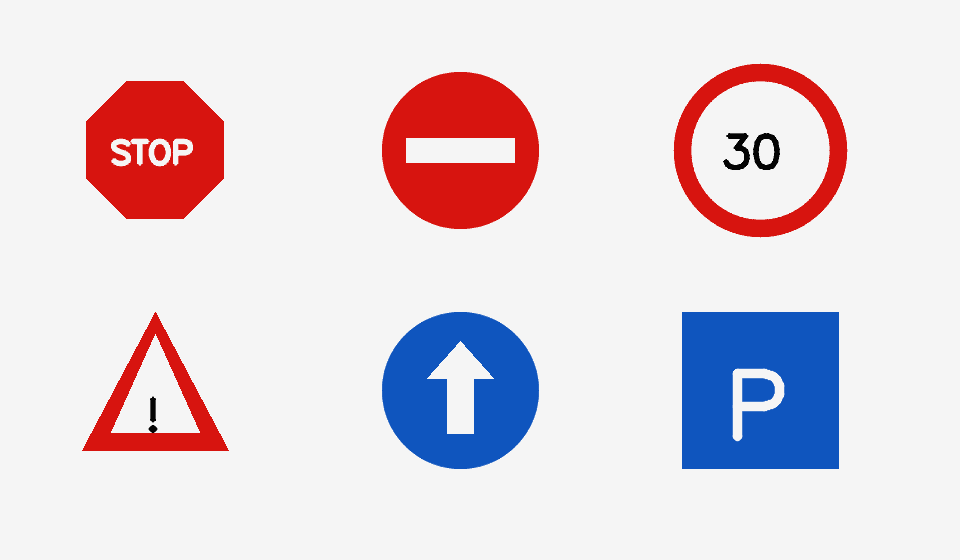
#> input picture Lab05/images/traffic_signs.png, 960 x 560 px
$ jupyter execute Lab05.1_Traffic_Sign_Color_Segmentation.ipynb
#> lines starting #> are read from the running program, lines starting #| are printed output that depends on the picture; after the words box and inside, x2 and y2 are one past the last pixel; in counts of white or black regions, pixels touching at a corner belong together
# Lab05.1 – Traffic Sign Color Segmentation

**Objective:** extract red and blue road-sign regions using HSV.

Images are supplied in `images/`. No USB webcam or FPGA overlay is required.

**Step 1 — Preparation.** Import OpenCV, NumPy and Matplotlib; set the image directory and define a function that displays BGR images correctly as RGB. The OpenCV version is printed to verify the environment.

[cell 1]
from pathlib import Path
import cv2
import numpy as np
import matplotlib.pyplot as plt

IMAGE_DIR = Path('images')
def show_bgr(img, title='Image'):
    plt.figure(figsize=(11, 6))
    plt.imshow(cv2.cvtColor(img, cv2.COLOR_BGR2RGB))
    plt.title(title)
    plt.axis('off')
    plt.show()

print('OpenCV:', cv2.__version__)

**Step 2 — Input image.** Read `traffic_signs.png` from `images/` and display the six reference signs. Check that the image appears before continuing.

[cell 2]
img = cv2.imread(str(IMAGE_DIR / 'traffic_signs.png'))
#> img is the input picture: shape (560, 960, 3); mean B, G, R 220.9, 213.6, 225
assert img is not None, 'Image missing: upload the entire Lab05 directory'
show_bgr(img, 'Input: six traffic signs')

## 1. HSV masks
Red has two hue intervals because it wraps around zero in OpenCV HSV.

**Step 3 — HSV segmentation function.** Define the red and blue colour ranges in HSV. Red needs two hue intervals, and morphological opening removes small isolated regions. This cell only defines a function; it does not display anything.

[cell 3]
def color_masks(bgr):
    hsv = cv2.cvtColor(bgr, cv2.COLOR_BGR2HSV)
#> hsv: shape (560, 960, 3); mean H, S, V 8.1, 37.4, 237.9
    # OpenCV hue uses 0..179. Red wraps around zero.
    red1 = cv2.inRange(hsv, (0, 90, 70), (12, 255, 255))
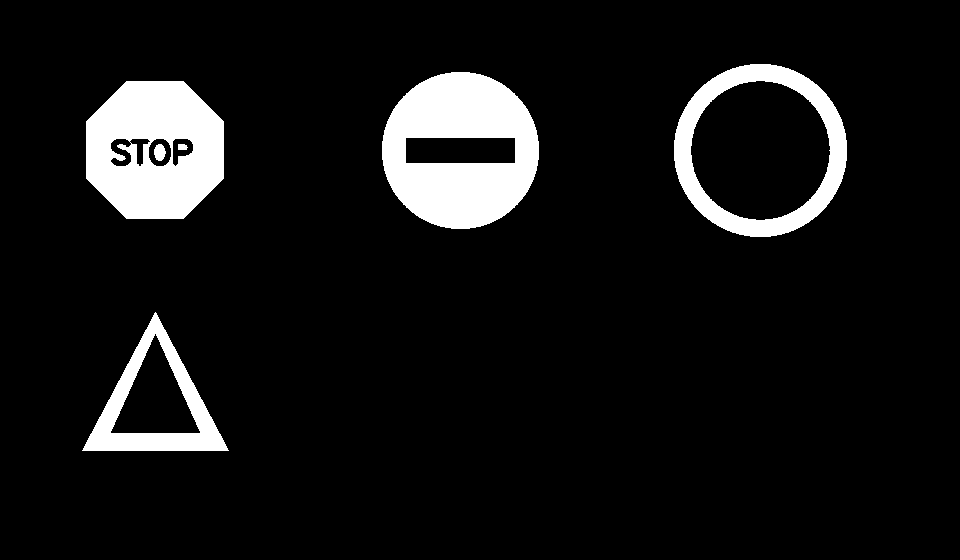
#> red1: shape (560, 960); 8.5% white; 6 white regions, box (x1, y1, x2, y2) and area: (382, 72, 539, 229) 16672, (86, 81, 224, 219) 14373, (674, 64, 847, 237) 8533, (82, 312, 229, 451) 5831, (154, 144, 166, 161) 155, (178, 144, 188, 150) 53
    red2 = cv2.inRange(hsv, (168, 90, 70), (179, 255, 255))
#> red2: shape (560, 960); every value is 0
    red_mask = cv2.bitwise_or(red1, red2)
    blue_mask = cv2.inRange(hsv, (95, 90, 60), (130, 255, 255))
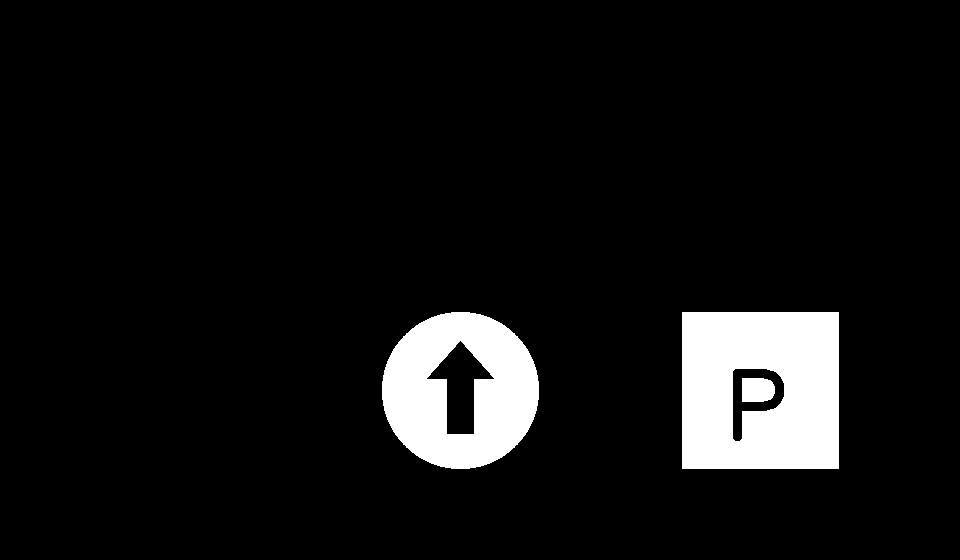
#> blue_mask: shape (560, 960); 7.4% white; 3 white regions, box (x1, y1, x2, y2) and area: (682, 312, 839, 469) 22412, (382, 312, 539, 469) 16620, (742, 378, 775, 402) 730
    kernel = np.ones((3, 3), np.uint8)
    red_mask = cv2.morphologyEx(red_mask, cv2.MORPH_OPEN, kernel)
#> red_mask: shape (560, 960); 8.5% white; 6 white regions, box (x1, y1, x2, y2) and area: (382, 72, 539, 229) 16672, (86, 81, 224, 219) 14348, (674, 64, 847, 237) 8532, (83, 313, 228, 451) 5828, (154, 144, 166, 161) 155, (178, 144, 187, 150) 52
    blue_mask = cv2.morphologyEx(blue_mask, cv2.MORPH_OPEN, kernel)
    return {'red': red_mask, 'blue': blue_mask}

**Step 4 — Colour masks.** Execute segmentation and display the two binary masks. White denotes pixels selected by the colour filter.

[cell 4]
m = color_masks(img)
#> m = 2 items
fig, axes = plt.subplots(1, 2, figsize=(12, 4))
for ax, (name, mask) in zip(axes, m.items()):
    ax.imshow(mask, cmap='gray', vmin=0, vmax=255)
    ax.set_title(name.upper() + ' mask'); ax.axis('off')
#> this loop made 2 passes
#> name on passes 1 to 2: 'red', 'blue'
plt.show()
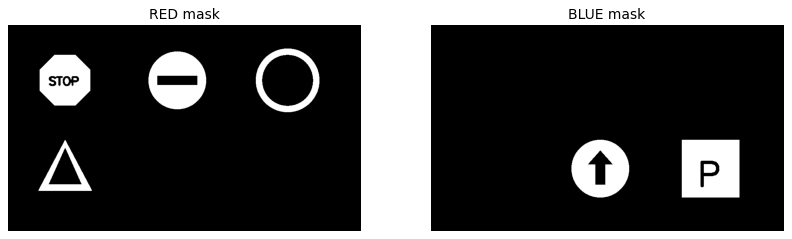
#> figure drawn by matplotlib, 2 panels

**Step 5 — Segmented image.** Combine red and blue masks and show the pixels preserved by the filter. Compare the result with the original.

[cell 5]
combined = cv2.bitwise_or(m['red'], m['blue'])
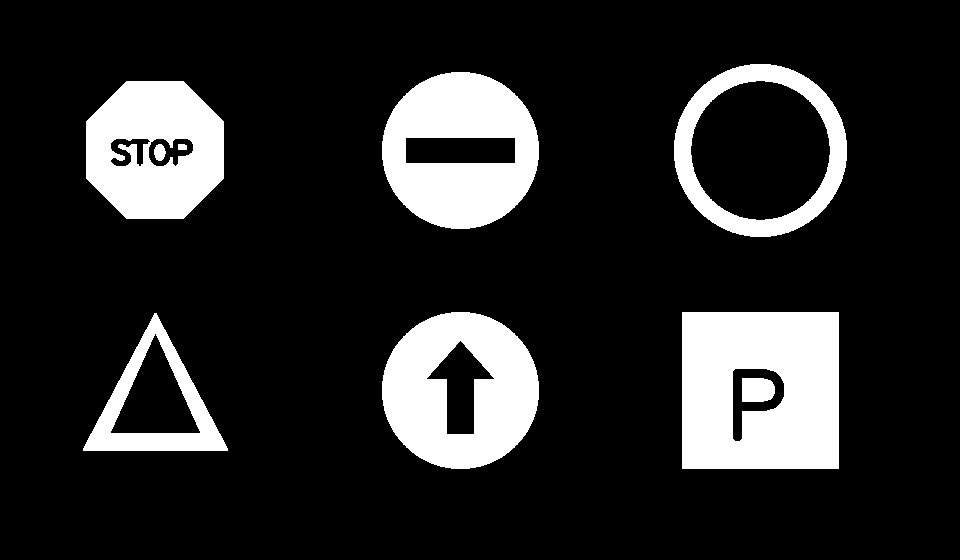
#> combined: shape (560, 960); 15.9% white; 9 white regions, largest, box (x1, y1, x2, y2) and area: (682, 312, 839, 469) 22412, (382, 72, 539, 229) 16672, (382, 312, 539, 469) 16620
segmented = cv2.bitwise_and(img, img, mask=combined)
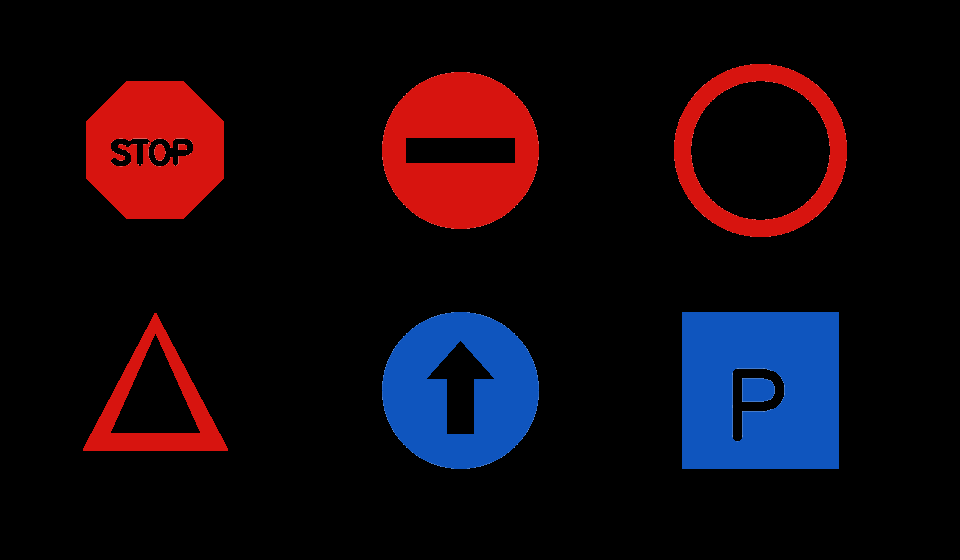
#> segmented: shape (560, 960, 3); mean B, G, R 15.4, 8.1, 19.4
show_bgr(segmented, 'Only red and blue pixels retained')

## Student tasks
1. Change the lower saturation limit from 90 to 140. Which regions disappear?
2. Explain why a single interval near hue 0 does not capture every shade of red.
3. Compare the number of nonzero pixels in the red and blue masks.

**Step 6 — Quantitative comparison.** Count the selected pixels for each colour and compare the counts after changing the HSV threshold.

[cell 6]
print('Red pixels:', cv2.countNonZero(m['red']))
#| Red pixels: 45587
print('Blue pixels:', cv2.countNonZero(m['blue']))
#| Blue pixels: 39762

$ run again, with Lab05/images/test_02.png copied over Lab05/images/traffic_signs.png
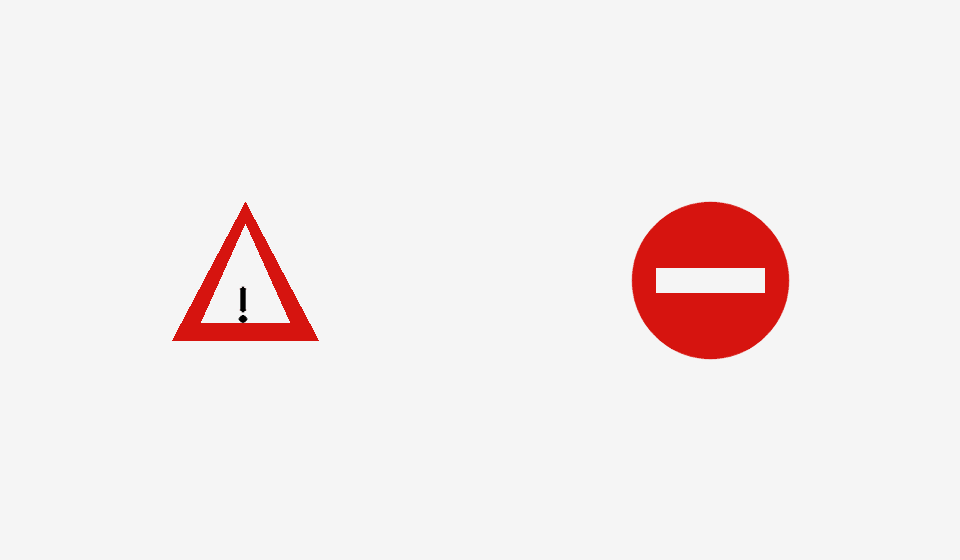
#> input picture Lab05/images/test_02.png, 960 x 560 px
#> img is the input picture: shape (560, 960, 3); mean B, G, R 235.3, 235.5, 243.6
#> hsv: shape (560, 960, 3); mean H, S, V 0, 9.9, 243.6
#> in color_masks, `red1 = cv2.inRange(hsv, (0, 90, 70), (12, 255, 255))`:
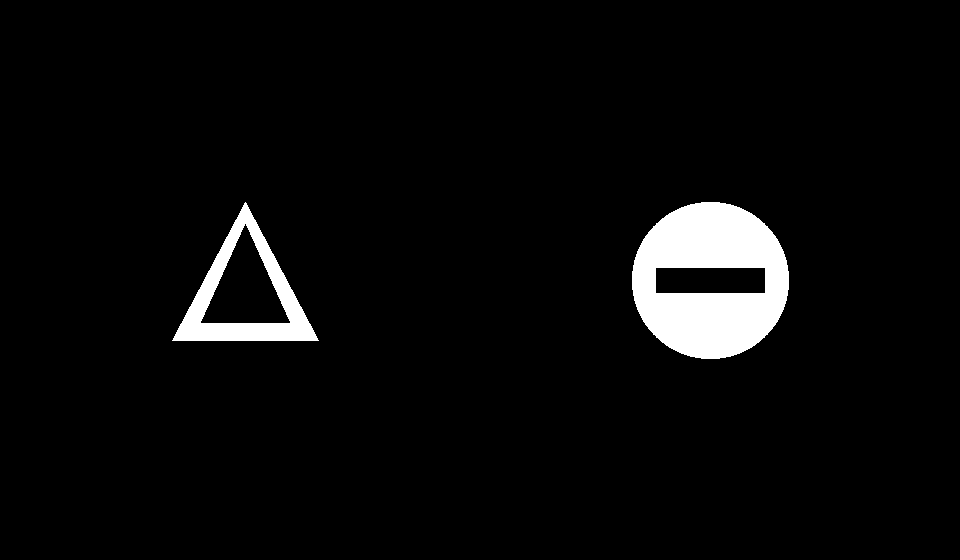
#> red1: shape (560, 960); 4.2% white; 2 white regions, box (x1, y1, x2, y2) and area: (632, 202, 789, 359) 16672, (172, 202, 319, 341) 5831
#> red2: shape (560, 960); every value is 0
#> red_mask: shape (560, 960); 4.2% white; 2 white regions, box (x1, y1, x2, y2) and area: (632, 202, 789, 359) 16672, (173, 203, 318, 341) 5828
#> m = 2 items
#> the loop `for ax, (name, mask) in zip(axes, m.items()):` made 2 passes
#> name on passes 1 to 2: 'red', 'blue'
#> `segmented = cv2.bitwise_and(img, img, mask=combined)`:
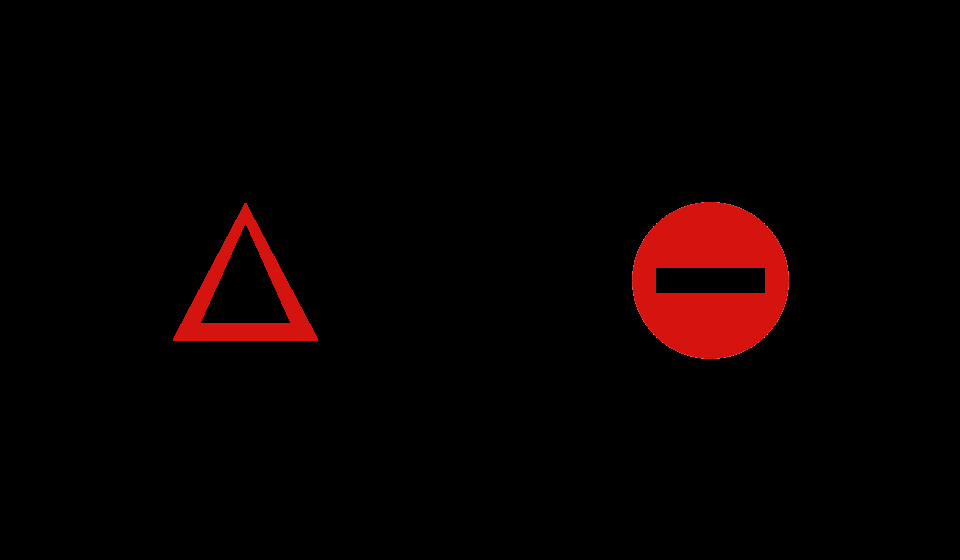
#> segmented: shape (560, 960, 3); mean B, G, R 0.7, 0.9, 9
#| Red pixels: 22500
#| Blue pixels: 0
